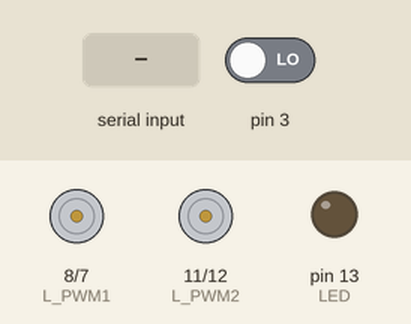
The sketch below on a simulated Arduino Mega 2560, built with avr-gcc and run on an emulated ATmega2560. Parts: motor-driver pin pairs drawn as motors (green arrow = first pin HIGH = forward, orange = second pin HIGH = backward, longer = more drive, scaled by the enable pin), output pins drawn as LEDs (lit = HIGH). The inputs (shaded band) are chosen by the test bench; at power-on: pin 3 LOW. EEPROM starts erased.

Above: at 1.2 s.
1.3 s: "5" received over the second serial link
At 2.5 s:
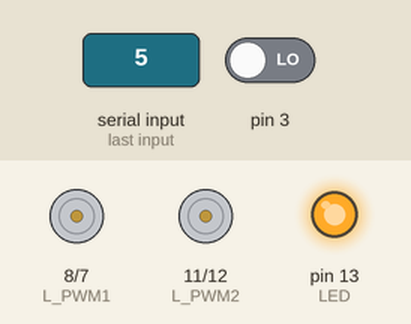
4.1 s: "1" received over the second serial link
At 6.0 s:
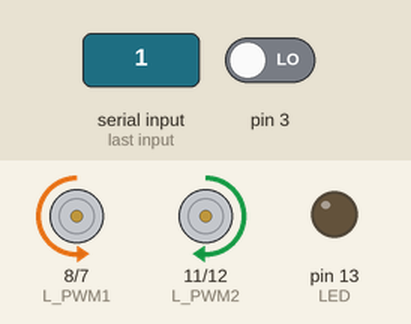
6.3 s: "2" received over the second serial link
At 7.6 s:
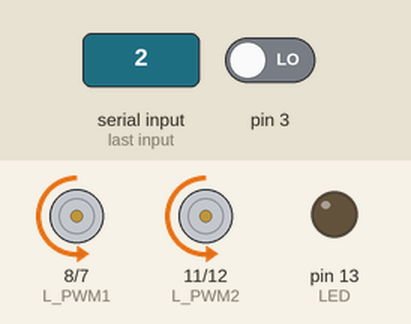
8.4 s: "3" received over the second serial link
At 10.3 s:
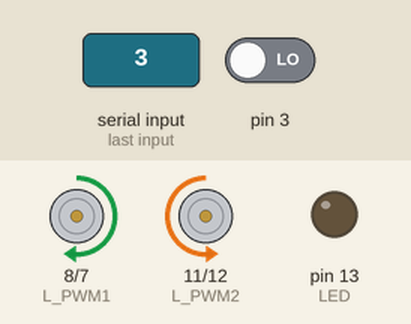
10.6 s: "4" received over the second serial link
At 11.7 s:
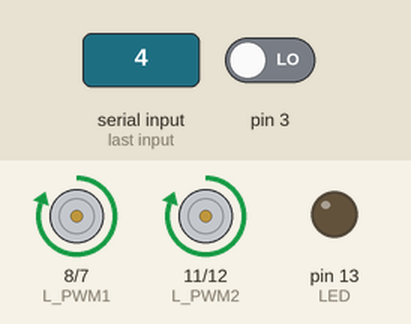
12.8 s: "6" received over the second serial link
At 13.44 s:
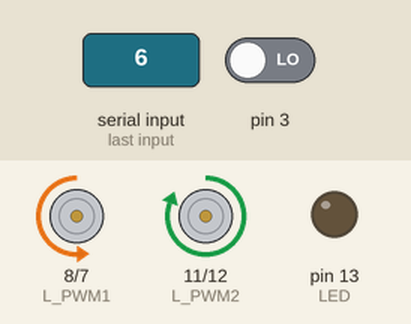
Timing chart, 0 to 15.8 s (numbered marks = the images above; inputs shaded):
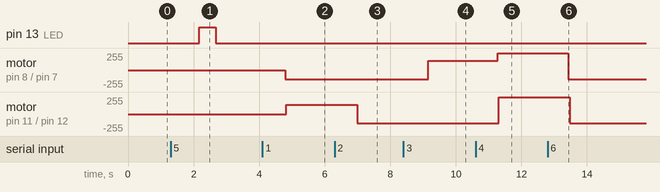

The sketch:

full.ino
```cpp
#include <EEPROM.h>

const uint8_t EN1    = 6;        // № вывода Arduino к которому подключены входы драйвера L_EN и R_EN. Можно указать любой вывод Arduino поддерживающий ШИМ.
const uint8_t L_PWM1 = 8;        // № вывода Arduino к которому подключён  вход  драйвера L_PWM.       Можно указать любой вывод Arduino, как цифровой, так и аналоговый.
const uint8_t R_PWM1 = 7;        // № вывода Arduino к которому подключён  вход  драйвера R_PWM.       Можно указать любой вывод Arduino, как цифровой, так и аналоговый.
const uint8_t EN2    = 10;
const uint8_t L_PWM2 = 11;
const uint8_t R_PWM2 = 12;
const float rad = 0.06;          //Радиус колес, м
int val;
int LED = 13;
int times = 0;
int times_prev = 0;
int del;
float num_rev;               //Кол-во оборотов колеса
float d = 0;
int stop_flag = 0;


void move_forvard() {                              //2
    delay(40);
    digitalWrite(L_PWM1, LOW );
    digitalWrite(R_PWM1, HIGH);
    analogWrite (EN1,    140 );
    delay(40);
    digitalWrite(L_PWM2, LOW );
    digitalWrite(R_PWM2, HIGH);
    analogWrite (EN2,    140 );
}

void move_back() {                                 //4
    delay(40);
    digitalWrite(L_PWM1, HIGH);
    digitalWrite(R_PWM1, LOW );
    digitalWrite(EN1,    140 );
    delay(40);
    digitalWrite(L_PWM2, HIGH);
    digitalWrite(R_PWM2, LOW );
    digitalWrite(EN2,    140 );
}

void stop_move() {                                 //5
    delay(40);
    digitalWrite(L_PWM1, HIGH);
    digitalWrite(R_PWM1, HIGH);
    analogWrite (EN1,    140 );
    delay(40);
    digitalWrite(L_PWM2, HIGH);
    digitalWrite(R_PWM2, HIGH);
    analogWrite (EN2,    140 );
}

void turn_right() {                                 //3
    delay(40);
    digitalWrite(L_PWM2, LOW );    //Правые колеса вперед
    digitalWrite(R_PWM2, HIGH);
    analogWrite (EN2,    140 );
    delay(40);
    digitalWrite(L_PWM1, HIGH);    //Левые колеса назад
    digitalWrite(R_PWM1, LOW );
    analogWrite (EN1,    140 );
}

void turn_left() {                                   //1
    delay(40);
    digitalWrite(L_PWM1, LOW );    //Левые колеса вперед
    digitalWrite(R_PWM1, HIGH);
    analogWrite (EN1,    140 );
    delay(40);
    digitalWrite(L_PWM2, HIGH);    //Правые колеса назад
    digitalWrite(R_PWM2, LOW );
    analogWrite (EN2,    140 );

}

float dist() {                 //Вычисление пройденного расстояния
  int Htime;                //Длительность верхнего импульса
  int Ltime;                //Длительность нижнего импульса
  float obs;    //Обороты в секунду
  float fr;     //Частота импульсов
  float obor = 0;    //Кол-во оборотов
  Htime = pulseIn(3,HIGH);
  Ltime = pulseIn(3,LOW);
  if (Htime != 0 && Ltime != 0) {
    fr = 100000/(Htime + Ltime);
  }else {
    fr = 0;
  }
  obs = fr/24;
  times_prev = times;
  times = millis();
  del = times - times_prev;
  obor = obor + obs*del/1000;
  return obor;
}

void setup() {
  Serial3.begin(9600);
  //Serial.begin(9600);
  pinMode(3,   INPUT);
  pinMode(LED, OUTPUT);
  pinMode(EN1,    OUTPUT);     // Конфигурируем вывод EN1    как выход (выход Arduino, вход драйвера)
  pinMode(L_PWM1, OUTPUT);     // Конфигурируем вывод L_PWM1 как выход (выход Arduino, вход драйвера)
  pinMode(R_PWM1, OUTPUT);     // Конфигурируем вывод R_PWM1 как выход (выход Arduino, вход драйвера)
  pinMode(EN2,    OUTPUT);     // Конфигурируем вывод EN2    как выход (выход Arduino, вход драйвера)
  pinMode(L_PWM2, OUTPUT);     // Конфигурируем вывод L_PWM2 как выход (выход Arduino, вход драйвера)
  pinMode(R_PWM2, OUTPUT);     // Конфигурируем вывод R_PWM2 как выход (выход Arduino, вход драйвера)
}


void loop() {
  float distanse;
  int dis;
  if (Serial3.available())  {
    val = Serial3.read();
    switch (val) {
      case '1':
        Serial3.println("Turning left");
        turn_left();
        break;
      case '2':
      Serial3.println("Moving forward");
        move_forvard();
        break;
      case '3':
      Serial3.println("Turning right");
        turn_right();
        break;
      case '4':
      Serial3.println("Moving back");
        move_back();
        break;
      case '5':
      Serial3.println("Stop");
        stop_move();
        digitalWrite(LED, HIGH);
        delay(500);
        digitalWrite(LED, LOW);
        break;
      case '6':
        d = 0;
        move_forvard();
        while (d < 2) {
          delay(40);
          if (stop_flag == 1) {
            break;
          }
          d = d + 2*PI*rad*dist();
          //Serial3.println(d);
        }
        stop_move();
        Serial3.println("Done");
        delay(40);
        break;
      case 'w':              //вперед на определенное расстояние
        d = 0;
        while (!Serial3.available());
        distanse = Serial3.read() - '0';
        Serial3.print("Moving forward ");
        Serial3.print(distanse);
        Serial3.println(" m");
        //dis = distanse.toInt();
        //Serial3.println(dis);
        move_forvard();
        while (d < distanse) {
          delay(40);
          if (stop_flag == 1) {
            break;
          }
          d = d + 2*PI*rad*dist();
          //Serial3.println(d);
        }
        stop_move();
        Serial3.println("Done");
        delay(40);
        break;
      case 'a':                 //Влево на определенный угол 4-90; 2-45; 8-180
        d = 0;
        while (!Serial3.available());
        distanse = Serial3.read() - '0';
        Serial3.print("Turning right ");
        Serial3.println(distanse*22.5);
        //dis = distanse.toInt();
        //Serial3.println(dis);
        turn_left();
        while (d*5.714 < distanse) {
          delay(40);
          if (stop_flag == 1) {
            break;
          }
          d = d + 2*PI*rad*dist();
          //Serial3.println(d);
        }
        stop_move();
        Serial3.println("Done");
        delay(40);
        break;
      case 'd':                 //Вправо на определенный угол 4-90; 2-45
        d = 0;
        while (!Serial3.available());
        distanse = Serial3.read() - '0';
        Serial3.print("Turning right ");
        Serial3.println(distanse*22.5);
        //dis = distanse.toInt();
        //Serial3.println(dis);
        turn_right();
        while (d*5.714 < distanse) {
          delay(40);
          if (stop_flag == 1) {
            break;
          }
          d = d + 2*PI*rad*dist();
          //Serial3.println(d);
        }
        stop_move();
        Serial3.println("Done");
        delay(40);
        break;
      case 's':              //Назад на определенное расстояние
        d = 0;
        while (!Serial3.available());
        distanse = Serial3.read() - '0';
        Serial3.print("Moving back ");
        Serial3.print(distanse);
        Serial3.println(" m");
        //dis = distanse.toInt();
        //Serial3.println(dis);
        move_back();
        while (d < distanse) {
          delay(40);
          if (stop_flag == 1) {
            break;
          }
          d = d + 2*PI*rad*dist();
          //Serial3.println(d);
        }
        stop_move();
        Serial3.println("Done");
        delay(40);
        break;
    }
  }
  delay(40);
  num_rev = num_rev + dist();
  EEPROM.put(0, num_rev);
  delay(40);
}

/*void serialEvent3() {
  int st;
  st = Serial3.read();
  if (st == '5') {
    stop_flag = 1;
    stop_move();
  }
}
*/
```

Measured:
- after the input at 1.3 s, pin 13 (LED): LOW → HIGH after 0.87 s, → LOW 0.50 s later
- after the input at 4.1 s, motor on pin 8 (L_PWM1) / pin 7 (R_PWM1): stopped → backward 140/255 after 0.69 s; motor on pin 11 (L_PWM2) / pin 12 (R_PWM2): stopped → forward 140/255 after 0.73 s
- after the input at 6.3 s, motor on pin 11 (L_PWM2) / pin 12 (R_PWM2): forward 140/255 → backward 140/255 after 0.69 s
- after the input at 8.4 s, motor on pin 8 (L_PWM1) / pin 7 (R_PWM1): backward 140/255 → forward 140/255 after 0.75 s
- after the input at 10.6 s, motor on pin 8 (L_PWM1) / pin 7 (R_PWM1): forward 140/255 → forward 255/255 after 0.67 s; motor on pin 11 (L_PWM2) / pin 12 (R_PWM2): backward 140/255 → forward 255/255 after 0.71 s
- after the input at 12.8 s, motor on pin 8 (L_PWM1) / pin 7 (R_PWM1): forward 255/255 → backward 140/255 after 0.63 s; motor on pin 11 (L_PWM2) / pin 12 (R_PWM2): forward 255/255 → backward 140/255 after 0.67 s
